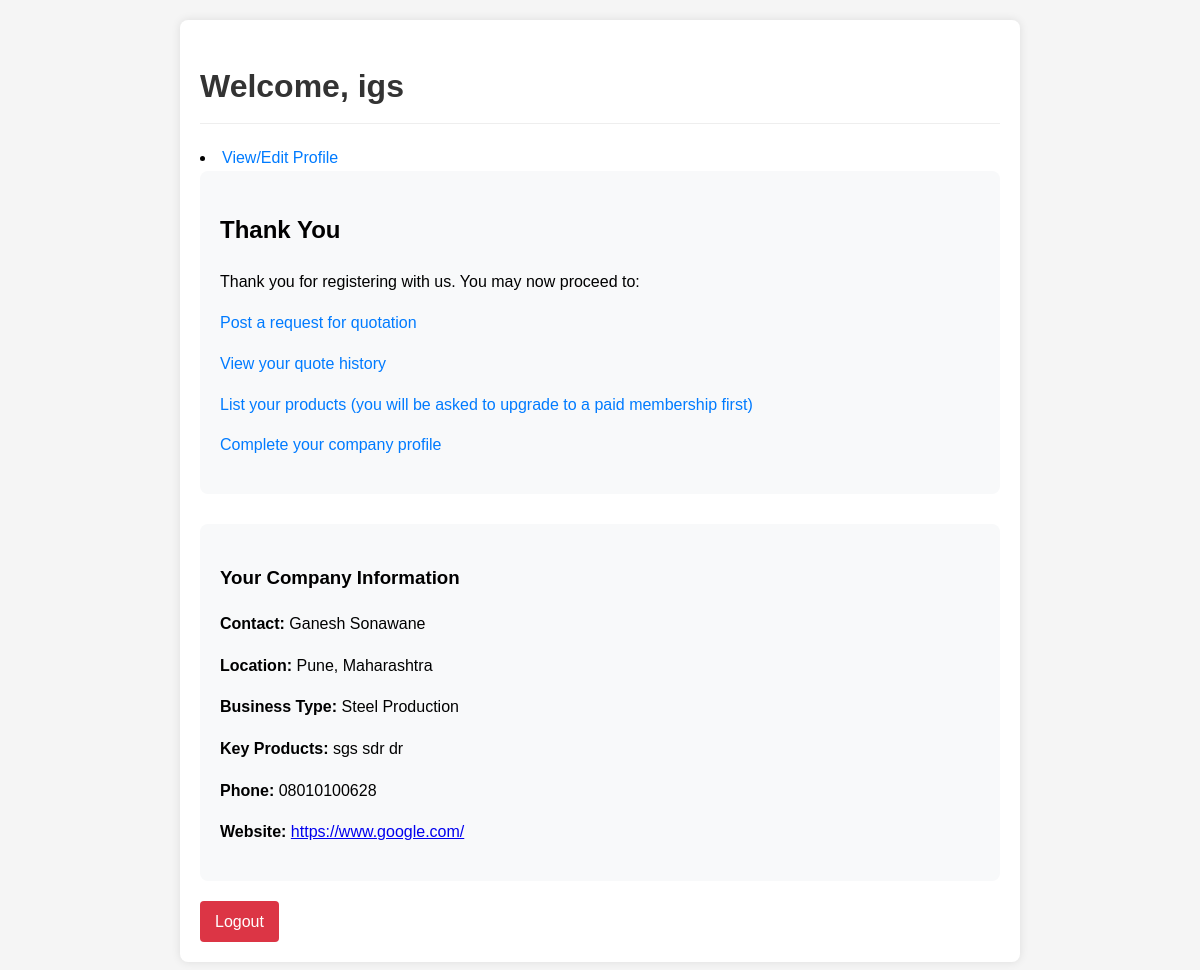
Screenshot of /manufacturer/dashboard/ (signed in) with the database file from the repository.
### manufacturer/models.py (models this page shows, shortened)
class Manufacturer(models.Model):
    user = models.OneToOneField('auth.User', on_delete=models.CASCADE)
    first_name = models.CharField(max_length=100)
    last_name = models.CharField(max_length=100)
    company_name = models.CharField(max_length=200)
    city = models.CharField(max_length=100)
    state = models.CharField(max_length=100)
    business_type = models.CharField(max_length=100)
    website = models.URLField(blank=True)
    phone_number = models.CharField(max_length=20)
    key_products = models.TextField()

### manufacturer/views.py (the view)
# urls.py: path('dashboard/', views.manufacturer_dashboard, name='manufacturer_dashboard'),
def manufacturer_dashboard(request):
    if not request.user.is_authenticated:
        return redirect('manufacturer_login')
    try:
        manufacturer = Manufacturer.objects.get(user=request.user)
        return render(request, 'manufacturer/dashboard.html', {
            'manufacturer': manufacturer
        })
    except Manufacturer.DoesNotExist:
        return redirect('manufacturer_login')

### manufacturer/templates/manufacturer/dashboard.html (shortened to what this page needs)
<!DOCTYPE html>
<html>
  <head>
  </head>
  <body>
    <div class="dashboard-container">
      <h1>Welcome, {{ manufacturer.company_name }}</h1>
      <li>
        <a href="{% url 'manufacturer_profile' %}" class="action-link">
            View/Edit Profile
        </a>
      </li>
      <div class="thank-you-message">
        <h2>Thank You</h2>
        <p>Thank you for registering with us. You may now proceed to:</p>
        <ul class="action-links">
          <li>
            <a
              href="{% url 'manufacturer_request_quote' %}"
              class="action-link"
            >
              Post a request for quotation
            </a>
          </li>
          <li>
            <a
              href="{% url 'manufacturer_quote_history' %}"
              class="action-link"
            >
              View your quote history
            </a>
          </li>
          <li>
            <a
              href="{% url 'manufacturer_list_products' %}"
              class="action-link"
            >
              List your products (you will be asked to upgrade to a paid
              membership first)
            </a>
          </li>
          <li>
            <a
              href="{% url 'manufacturer_complete_profile' %}"
              class="action-link"
            >
              Complete your company profile
            </a>
          </li>
        </ul>
      </div>
      <div class="company-info">
        <h3>Your Company Information</h3>
        <p>
          <strong>Contact:</strong> {{ manufacturer.first_name }} {{ manufacturer.last_name }}
        </p>
        <p>
          <strong>Location:</strong> {{ manufacturer.city }}, {{ manufacturer.state }}
        </p>
        <p><strong>Business Type:</strong> {{ manufacturer.business_type }}</p>
        <p><strong>Key Products:</strong> {{ manufacturer.key_products }}</p>
        <p><strong>Phone:</strong> {{ manufacturer.phone_number }}</p>
        {% if manufacturer.website %}
        <p>
          <strong>Website:</strong>
          <a href="{{ manufacturer.website }}" target="_blank"
            >{{ manufacturer.website }}</a
          >
        </p>
        {% endif %}
      </div>
      <a href="{% url 'logout' %}" class="logout-btn">Logout</a>
    </div>
  </body>
</html>

### manufacturer/templates/manufacturer/dashboard.html (style rules this page uses)
body { font-family: Arial, sans-serif; line-height: 1.6; margin: 0; padding: 20px; background-color: #f5f5f5; }
.dashboard-container { max-width: 800px; margin: 0 auto; background: white; padding: 20px; border-radius: 8px; box-shadow: 0 0 10px rgba(0, 0, 0, 0.1); }
h1 { color: #333; border-bottom: 1px solid #eee; padding-bottom: 10px; }
.thank-you-message { background-color: #f8f9fa; padding: 20px; border-radius: 8px; margin-bottom: 30px; }
.action-links { list-style-type: none; padding-left: 0; }
.action-links li { margin-bottom: 15px; }
.action-link { color: #007bff; text-decoration: none; font-weight: 500; transition: color 0.3s; }
.company-info { background-color: #f8f9fa; padding: 20px; border-radius: 8px; margin-top: 20px; }
.logout-btn { display: inline-block; margin-top: 20px; padding: 8px 15px; background: #dc3545; color: white; text-decoration: none; border-radius: 4px; }

### rows the page displays
Manufacturer: company_name "igs", first_name "Ganesh", last_name "Sonawane", city "Pune", state "Maharashtra", business_type "Steel Production", key_products "sgs sdr dr", phone_number "08010100628", website "https://www.google.com/"
